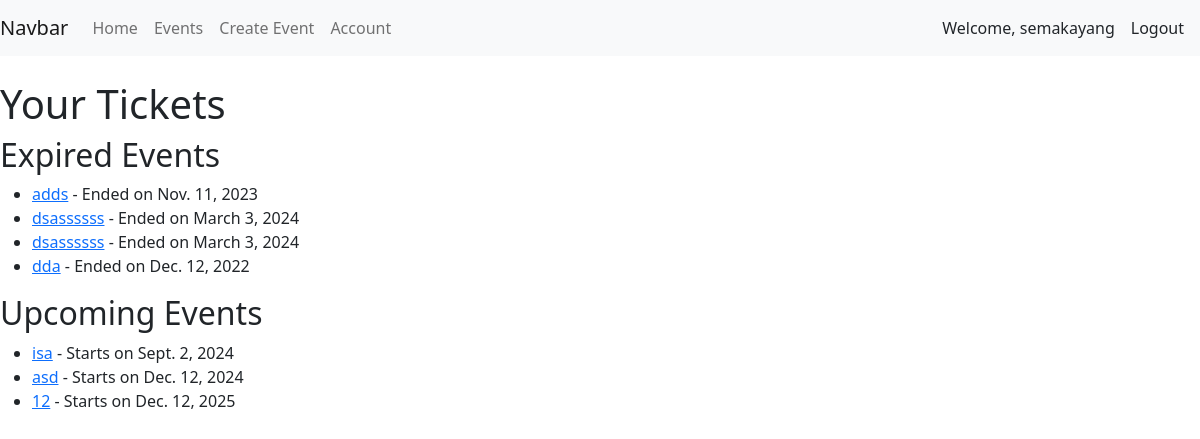
Page /account/user_tickets/ (signed in) on the committed database.
### GoTicketsApp/models.py (models this page shows)
class Event(models.Model):
    title = models.CharField(max_length=80)
    organizer = models.ForeignKey(User, null=True, blank = True, on_delete=models.CASCADE, related_name= 'organizer' )
    description = models.TextField()
    location = models.CharField(max_length=30)
    start_date = models.DateField()
    end_date = models.DateField()
    image = models.ImageField(upload_to='images/')
    price = models.DecimalField(max_digits=6, decimal_places=2)

### GoTicketsApp/views.py (the view)
# urls.py: path('account/user_tickets/', views.user_tickets, name="user_tickets"),
def user_tickets(request):
    today = timezone.now().date()
    user_purchased_events_ids = Purchase.objects.filter(user=request.user).values_list('event', flat=True)
    expired_events = Event.objects.filter(id__in=user_purchased_events_ids, end_date__lt=today)
    valid_events = Event.objects.filter(id__in=user_purchased_events_ids, start_date__gt=today)
    return render(request, 'GoTickets/user_tickets.html', {
        'expired_events': expired_events,
        'valid_events': valid_events,
    })

### GoTicketsApp/templates/GoTickets/user_tickets.html
{% extends 'GoTickets/base/base.html' %}
{% block content %} <br/>
<h1>Your Tickets</h1>
    <div>
        <h2>Expired Events</h2>
        {% if expired_events %}
            <ul>
                {% for event in expired_events %}
                    <li><a href="/events/{{ event.id }}/ticket_confirmation">{{ event.title }}</a> - Ended on {{ event.end_date }}</li>
                {% endfor %}
            </ul>
        {% else %}
            <p>No expired events.</p>
        {% endif %}
    </div>
    <div>
        <h2>Upcoming Events</h2>
        {% if valid_events %}
            <ul>
                {% for event in valid_events %}
                    <li><a href="/events/{{ event.id }}">{{ event.title }}</a> - Starts on {{ event.start_date }}</li>
                {% endfor %}
            </ul>
        {% else %}
            <p>No upcoming events.</p>
        {% endif %}
    </div>
{% endblock %}

### GoTicketsApp/templates/GoTickets/base/base.html (shortened to what this page needs)
{% load static %}
<!DOCTYPE html>
<html lang="en">
    <head>
        <link href="https://cdn.jsdelivr.net/npm/bootstrap@5.1.3/dist/css/bootstrap.min.css" rel="stylesheet">
        <link href="https://cdn.jsdelivr.net/npm/bootstrap-icons/font/bootstrap-icons.css" rel="stylesheet">
        <link rel="stylesheet" href="{% static 'css/style.css' %}">
    </head>
    <body>
        <nav class="navbar navbar-expand-lg navbar-light bg-light">
            <a class="navbar-brand" href="#}">Navbar</a>
            <div class="collapse navbar-collapse" id="navbarNavDropdown">
                <ul class="navbar-nav">
                    <li class="nav-item active">
                        <a class="nav-link" href="{% url 'index' %}">Home </a>
                    </li>
                    <li class="nav-item">
                        <a class="nav-link" href="{% url 'events'%}">Events</a>
                    </li>
                    {% if user.is_authenticated %}
                        <li class="nav-item">
                            <a class="nav-link" href="/event/create/">Create Event</a>
                        </li>
                        <li class="nav-item">
                            <a class="nav-link" href="{% url 'account' %}">Account</a>
                        </li>
                    {% endif %}
            </div>
            {% if user.is_authenticated %}
            <span>Welcome, {{ user.username }}</span> <br>
            <a href="{% url 'logout' %}" class="nav-link link-dark">
                Logout
            </a>
        {% else %}
            <a href="{% url 'login' %}" class="nav-link link-dark">Login</a>
            <a href="{% url 'register' %}" class="nav-link link-dark">Register</a>
        {% endif %}
        </nav>
        {% block content %}
        {% endblock %}
    </body>
</html>

### rows in the picture
Event: title "adds", end_date "Nov. 11, 2023"
Event: title "dsassssss", end_date "March 3, 2024"
Event: title "dsassssss", end_date "March 3, 2024"
Event: title "dda", end_date "Dec. 12, 2022"
Event: title "isa", start_date "Sept. 2, 2024"
Event: title "asd", start_date "Dec. 12, 2024"
Event: title "12", start_date "Dec. 12, 2025"

### other values in the picture
{{ user.username }} "semakayang"
